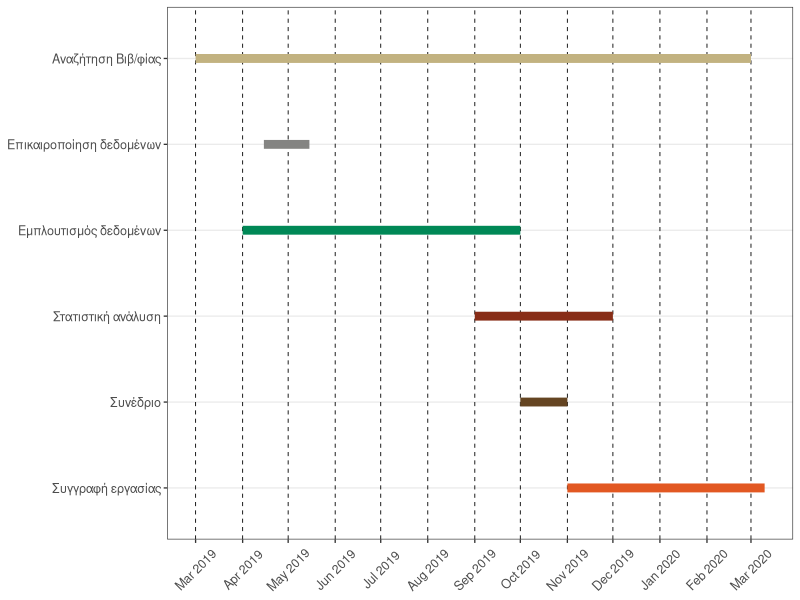
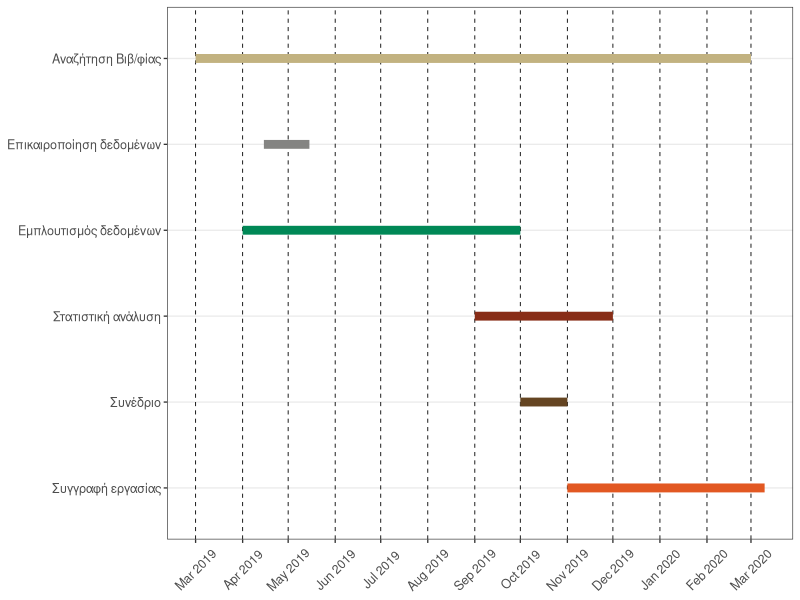

Source code (R) for these figures, in order: (Note: this script raises an error after producing the figures.)
## ---- chunk 1
library(reshape2)
library(ggplot2)
library(ggthemes)
library(RColorBrewer)

custom_colors <- c('#66C2A5','#FC8D62','#8DA0CB','#E78AC3','#A6D854','#FFD92F','#E5C494')
custom2 <- c('#8dd3c7','#ffffb3','#bebada','#fb8072','#80b1d3','#fdb462','#b3de69')
shiny_custom = c("#1D72F5","#DF0101","#77CE61", "#FF9326","#A945FF","#0089B2","#B26314","#FFA6B2","#BFF217","#60D5FD","#CC1577","#F2B950",
                 "#7FB21D","#EC496F","#326397","#027368","#A4A4A4","#610B5E")
wong_c = c("#E69F00","#000000","#56B4E9","#009E73","#006699","#D55E00","#CC79A7","#F0E442")
oceanfive_c = c("#00A0B0", "#6A4A3C", "#CC333F", "#EB6841", "#EDC951","#8B658A","#396D35")
strong = c("#11A4C8","#1D4F9F","#2A2771","#396D35",
           "#B62025","#8C2A1C","#808080")
kelly <- c("#C2B280","#848482","#008856",
           "#882D17", "#654522","#E25822","#2B3D26")
kelly2 <- c("#1D4F9F","#848482","#008856",
           "#882D17", "#654522","#E25822","#2B3D26")

task1 <- c("Αναζήτηση Βιβ/φίας", "2019-03-01", "2020-03-01", "a")
task2 <- c('Επικαιροποίηση δεδομένων', '2019-04-15', '2019-05-15', "b")
task3 <- c('Εμπλουτισμός δεδομένων', '2019-04-01', '2019-10-01', "c")
task4 <- c('Στατιστική ανάλυση', '2019-09-01', '2019-12-01', "d")
task5 <- c('Συνέδριο', '2019-10-01', '2019-11-01', "e")
task6 <- c('Συγγραφή εργασίας', "2019-11-01", "2020-03-10", "f")
# task7 <- c("Συγγραφή εργασίας", "2019-02-01", "2020-02-01", "g")

df <- as.data.frame(rbind(task6, task5, task4, task3, task2, task1))
names(df) <- c('task', 'start', 'end', 'color')
df$task <- factor(df$task, levels = df$task)
df$start <- as.Date(df$start)
df$end <- as.Date(df$end)
df_melted <- melt(df, measure.vars = c('start', 'end'))

# starting date to begin plot
start_date <- as.Date('2019-03-01')
 
p <- ggplot(df_melted, aes(value, task, colour=color)) + 
  geom_line(size = 3) +
  labs(x = '', y = '' 
       # ,title = 'Gantt chart using ggplot2'
       ) +
  theme_bw(base_size = 10) +
  theme(plot.title = element_text(hjust = 0.5),
        panel.grid.major.x = element_line(colour="black", linetype = "dashed", size = 0.3),
        # panel.grid.major = element_blank(),
        panel.grid.minor = element_blank(),
        axis.text.x = element_text(angle = 0)) +
  scale_x_date(date_labels = "%b %Y", limits = c(start_date, NA), date_breaks = '1 month',)



final <- p + theme(axis.text.x = element_text(size = 09, angle = 45, vjust = 0.5), 
             axis.text.y = element_text(size = 09)) +labs(x = NULL, y = NULL) +
             scale_color_manual(values = kelly) +
             theme(legend.position = "none")

 final

ggsave(filename = "gannt.png", dpi = 300)

knitr::include_graphics(path="gannt.png")

# see ?strptime if you want your date in a different format
# see http://docs.ggplot2.org/current/scale_date.html if you want to adjust the x-axis

